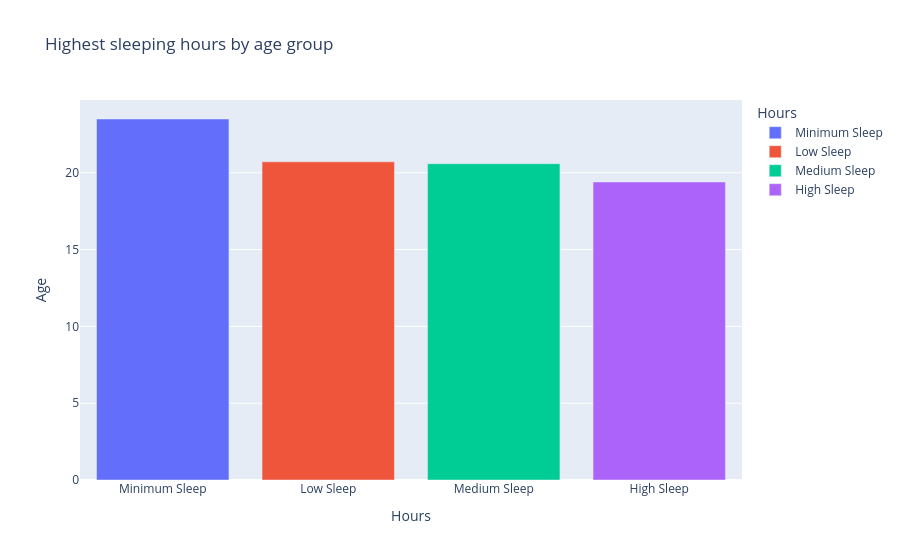

The notebook cell this image was saved under:
### Code cell
fig = px.bar(age_group,
            x='Avg_Daily_Usage_Hours',
            y='Age',
            color='Avg_Daily_Usage_Hours',
            title='Highest sleeping hours by age group',
            labels={'Avg_Daily_Usage_Hours':'Hours','Age':'Age'})

fig.show()

### Figure 1 — Plotly figure (JSON) as saved in the notebook; plotly's stock layout.template omitted (floating-point values rounded to 4 significant figures)
{"data": [{"hovertemplate": "Hours=%{x}<br>Age=%{y}<extra></extra>", "legendgroup": "Minimum Sleep", "marker": {"color": "#636efa", "pattern": {"shape": ""}}, "name": "Minimum Sleep", "orientation": "v", "showlegend": true, "textposition": "auto", "type": "bar", "x": ["Minimum Sleep"], "xaxis": "x", "y": [23.5], "yaxis": "y"}, {"hovertemplate": "Hours=%{x}<br>Age=%{y}<extra></extra>", "legendgroup": "Low Sleep", "marker": {"color": "#EF553B", "pattern": {"shape": ""}}, "name": "Low Sleep", "orientation": "v", "showlegend": true, "textposition": "auto", "type": "bar", "x": ["Low Sleep"], "xaxis": "x", "y": [20.71], "yaxis": "y"}, {"hovertemplate": "Hours=%{x}<br>Age=%{y}<extra></extra>", "legendgroup": "Medium Sleep", "marker": {"color": "#00cc96", "pattern": {"shape": ""}}, "name": "Medium Sleep", "orientation": "v", "showlegend": true, "textposition": "auto", "type": "bar", "x": ["Medium Sleep"], "xaxis": "x", "y": [20.59], "yaxis": "y"}, {"hovertemplate": "Hours=%{x}<br>Age=%{y}<extra></extra>", "legendgroup": "High Sleep", "marker": {"color": "#ab63fa", "pattern": {"shape": ""}}, "name": "High Sleep", "orientation": "v", "showlegend": true, "textposition": "auto", "type": "bar", "x": ["High Sleep"], "xaxis": "x", "y": [19.4], "yaxis": "y"}], "layout": {"barmode": "relative", "legend": {"title": {"text": "Hours"}, "tracegroupgap": 0}, "title": {"text": "Highest sleeping hours by age group"}, "xaxis": {"anchor": "y", "categoryarray": ["Minimum Sleep", "Low Sleep", "Medium Sleep", "High Sleep"], "categoryorder": "array", "domain": [0, 1], "title": {"text": "Hours"}}, "yaxis": {"anchor": "x", "domain": [0, 1], "title": {"text": "Age"}}}}
